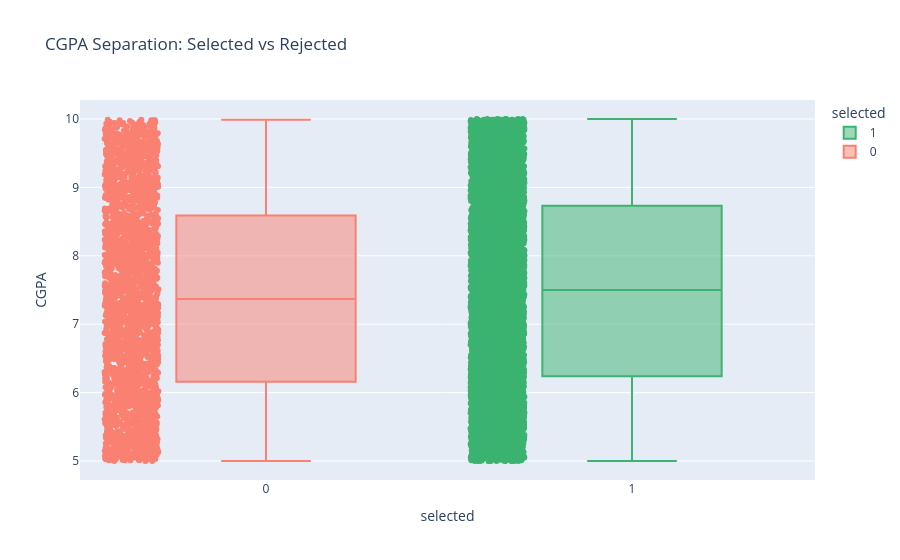

Notebook code for this chart:
### Markdown cell above
Question 2: CGPA as a Separator
How well is CGPA able to separate selected students from non-selected students?

### Code cell
# Box plot to see the median and outliers for both groups
fig_sep = px.box(df, x='selected', y='CGPA', 
                 points="all", 
                 title='CGPA Separation: Selected vs Rejected',
                 color='selected',
                 color_discrete_map={0: 'salmon', 1: 'mediumseagreen'})
fig_sep.show()

### Figure 1 — Plotly figure (JSON) as saved in the notebook; plotly's stock layout.template omitted (floating-point values rounded to 4 significant figures; data arrays with more than 128 entries replaced by an {"elided": "..."} marker saying what was removed)
{"data": [{"alignmentgroup": "True", "boxpoints": "all", "hovertemplate": "selected=%{x}<br>CGPA=%{y}<extra></extra>", "legendgroup": "1", "marker": {"color": "mediumseagreen"}, "name": "1", "notched": false, "offsetgroup": "1", "orientation": "v", "showlegend": true, "type": "box", "x": {"elided": "7374 int values"}, "x0": " ", "xaxis": "x", "y": {"elided": "7374 float values"}, "y0": " ", "yaxis": "y"}, {"alignmentgroup": "True", "boxpoints": "all", "hovertemplate": "selected=%{x}<br>CGPA=%{y}<extra></extra>", "legendgroup": "0", "marker": {"color": "salmon"}, "name": "0", "notched": false, "offsetgroup": "0", "orientation": "v", "showlegend": true, "type": "box", "x": {"elided": "2626 int values"}, "x0": " ", "xaxis": "x", "y": {"elided": "2626 float values"}, "y0": " ", "yaxis": "y"}], "layout": {"boxmode": "overlay", "legend": {"title": {"text": "selected"}, "tracegroupgap": 0}, "title": {"text": "CGPA Separation: Selected vs Rejected"}, "xaxis": {"anchor": "y", "categoryarray": [1, 0], "categoryorder": "array", "domain": [0, 1], "title": {"text": "selected"}}, "yaxis": {"anchor": "x", "domain": [0, 1], "title": {"text": "CGPA"}}}}
